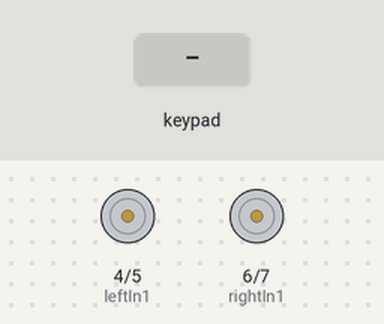
A sketch run on a simulated Arduino Uno, built with avr-gcc and run on an emulated ATmega328P. Shown: motor-driver pin pairs drawn as motors (green arrow = first pin HIGH = forward, orange = second pin HIGH = backward, longer = more drive, scaled by the enable pin). The inputs (shaded band) are chosen by the test bench. What the sketch prints to the serial monitor is not drawn.

Above: at 1.2 s.
1.3 s: key 'U' pressed
At 1.5 s:
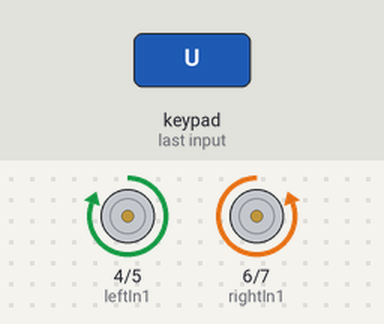
3.2 s: key 'D' pressed
At 3.4 s:
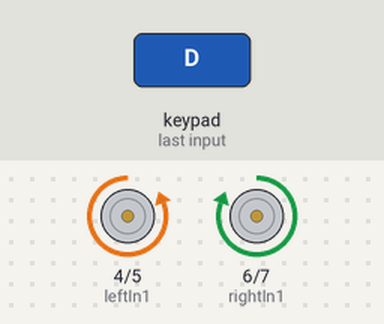
5.1 s: key 'L' pressed
At 5.3 s:
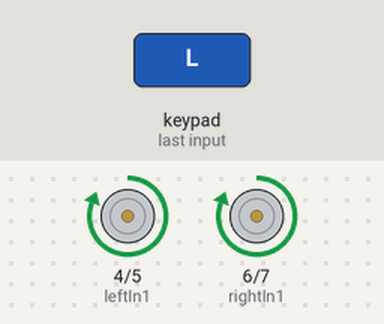
7.0 s: key 'R' pressed
At 7.2 s:
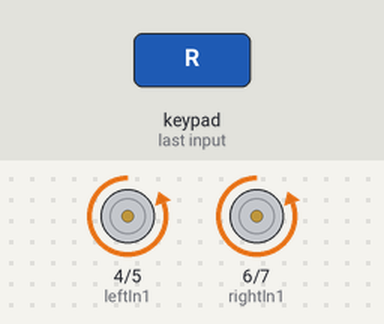
Timing chart, 0 to 9.9 s (numbered marks = the images above; inputs shaded):
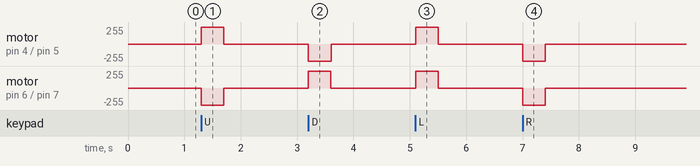

Measured:
- after the input at 1.3 s, motor on pin 4 (leftIn1) / pin 5 (leftIn2): stopped → forward 255/255 at once, → stopped 0.40 s later; motor on pin 6 (rightIn1) / pin 7 (rightIn2): stopped → backward 255/255 at once, → stopped 0.40 s later
- after the input at 3.2 s, motor on pin 4 (leftIn1) / pin 5 (leftIn2): stopped → backward 255/255 at once, → stopped 0.40 s later; motor on pin 6 (rightIn1) / pin 7 (rightIn2): stopped → forward 255/255 at once, → stopped 0.40 s later
- after the input at 5.1 s, motor on pin 4 (leftIn1) / pin 5 (leftIn2), motor on pin 6 (rightIn1) / pin 7 (rightIn2): stopped → forward 255/255 at once, → stopped 0.40 s later
- after the input at 7.0 s, motor on pin 4 (leftIn1) / pin 5 (leftIn2), motor on pin 6 (rightIn1) / pin 7 (rightIn2): stopped → backward 255/255 at once, → stopped 0.40 s later

The sketch:

Gamepad_Controller.ino
```cpp
/*
   Gamepad module provides three different mode namely Digital, JoyStick and Accerleometer.

   You can reduce the size of library compiled by enabling only those modules that you want to
   use. For this first define CUSTOM_SETTINGS followed by defining INCLUDE_modulename.

   Explore more on: https://thestempedia.com/docs/dabble/game-pad-module/
*/
#define CUSTOM_SETTINGS
#define INCLUDE_GAMEPAD_MODULE
#include <Dabble.h>

const int rightIn1 = 6;
const int rightIn2 = 7;
const int rightPwm = 10;

const int leftIn1 = 4;
const int leftIn2 = 5;
const int leftPwm = 9;


enum Direction {FORWARDS, BACKWARDS};

void setup() {
  // put your setup code here, to run once:

  pinMode(rightIn1, OUTPUT);
  pinMode(rightIn2, OUTPUT);
  pinMode(rightPwm, OUTPUT);
  pinMode(leftIn1, OUTPUT);
  pinMode(leftIn2, OUTPUT);
  pinMode(leftPwm, OUTPUT);

  digitalWrite(rightIn1, HIGH);
  digitalWrite(rightIn2, LOW);

  digitalWrite(leftIn1, LOW);
  digitalWrite(leftIn2, HIGH);

  analogWrite(rightPwm, 0);
  analogWrite(leftPwm, 0);

  Serial.begin(250000);      // make sure your Serial Monitor is also set at this baud rate.
  Dabble.begin(9600);      //Enter baudrate of your bluetooth. Connect bluetooth on Bluetooth port present on evive.
}

void setLeftMotorPower(int pwm, Direction direction) {
  Serial.print("left: ");
  Serial.print(pwm);
  Serial.print('\t');

  switch (direction) {
    case FORWARDS:
      digitalWrite(rightIn1, LOW);
      digitalWrite(rightIn2, HIGH);
      break;
    case BACKWARDS:
      digitalWrite(rightIn1, HIGH);
      digitalWrite(rightIn2, LOW);
      break;
    default:
      Serial.print("Error: Impossible direction!\n");
  }
  analogWrite(rightPwm, pwm);
}

void setRightMotorPower(int pwm, Direction direction) {
  Serial.print("right: ");
  Serial.print(pwm);
  Serial.print('\n');

  switch (direction) {
    case FORWARDS:
      digitalWrite(leftIn1, HIGH);
      digitalWrite(leftIn2, LOW);
      break;
    case BACKWARDS:
      digitalWrite(leftIn1, LOW);
      digitalWrite(leftIn2, HIGH);
      break;
    default:
      Serial.print("Error: Impossible direction!\n");
  }
  analogWrite(leftPwm, pwm);
}

void loop() {
  Dabble.processInput();            //this function is used to refresh data obtained from smartphone.Hence calling this function is mandatory in order to get data properly from your mobile.
  static int leftMotorPwm = 0;
  static int rightMotorPwm = 0;
  static Direction leftMotorDirection = FORWARDS;
  static Direction rightMotorDirection = FORWARDS;

  float y = (GamePad.getYaxisData()/6) * 255;

  float x = (GamePad.getXaxisData()/6) * 255;

  if (x > 255) {
    x = 255;
  }
  if (x < -255) {
    x = -255;
  }
  if (y > 255) {
    y = 255;
  }
  if (y < -255) {
    y = -255;
  }


  // Serial.print("x_axis: ");
  // Serial.print(x);
  // Serial.print('\t');

  // Serial.print("y_axis: ");
  // Serial.println(y);
  // Serial.println();

  leftMotorPwm = (int)(y + x);
  rightMotorPwm = (int)(y - x);

  if (leftMotorPwm < 0) {
    leftMotorDirection = BACKWARDS;
    leftMotorPwm *= -1;
  }
  else {
    leftMotorDirection = FORWARDS;
  }

  if (rightMotorPwm < 0) {
    rightMotorDirection = BACKWARDS;
    rightMotorPwm *= -1;
  }
  else {
    rightMotorDirection = FORWARDS;
  }

  if (leftMotorPwm > 255) {
    leftMotorPwm = 255;
  }
  if (rightMotorPwm > 255) {
    rightMotorPwm = 255;
  }

  setLeftMotorPower(leftMotorPwm, leftMotorDirection);
  setRightMotorPower(rightMotorPwm, rightMotorDirection);


}
```
